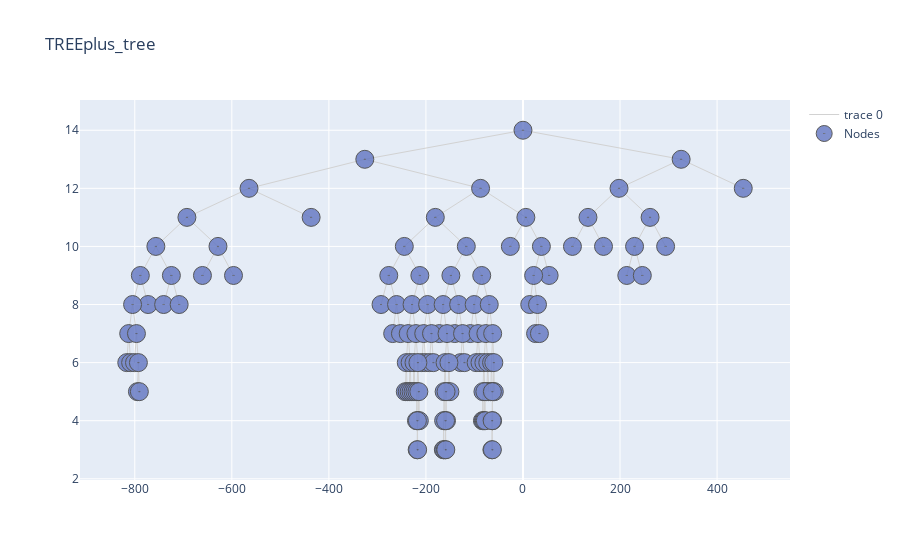

The code cell stored with this chart in its notebook:
### Code cell
tree.print_tree(table = False, html = False, merge_leaves = False)

### Figure 1 — Plotly figure (JSON) as saved in the notebook; plotly's stock layout.template omitted (floating-point values rounded to 4 significant figures; data arrays with more than 128 entries replaced by an {"elided": "..."} marker saying what was removed)
{"data": [{"hoverinfo": "none", "line": {"color": "rgb(210,210,210)", "width": 1}, "mode": "lines", "type": "scatter", "x": {"elided": "396 float values"}, "y": {"elided": "396 int values"}}, {"hoverinfo": "text", "marker": {"color": "#6175c1", "line": {"color": "rgb(50,50,50)", "width": 1}, "size": 18, "symbol": "circle-dot"}, "mode": "markers", "name": "Nodes", "opacity": 0.8, "text": {"elided": "133 str values"}, "type": "scatter", "x": {"elided": "133 float values"}, "y": {"elided": "133 int values"}}], "layout": {"title": {"text": "TREEplus_tree"}}}
